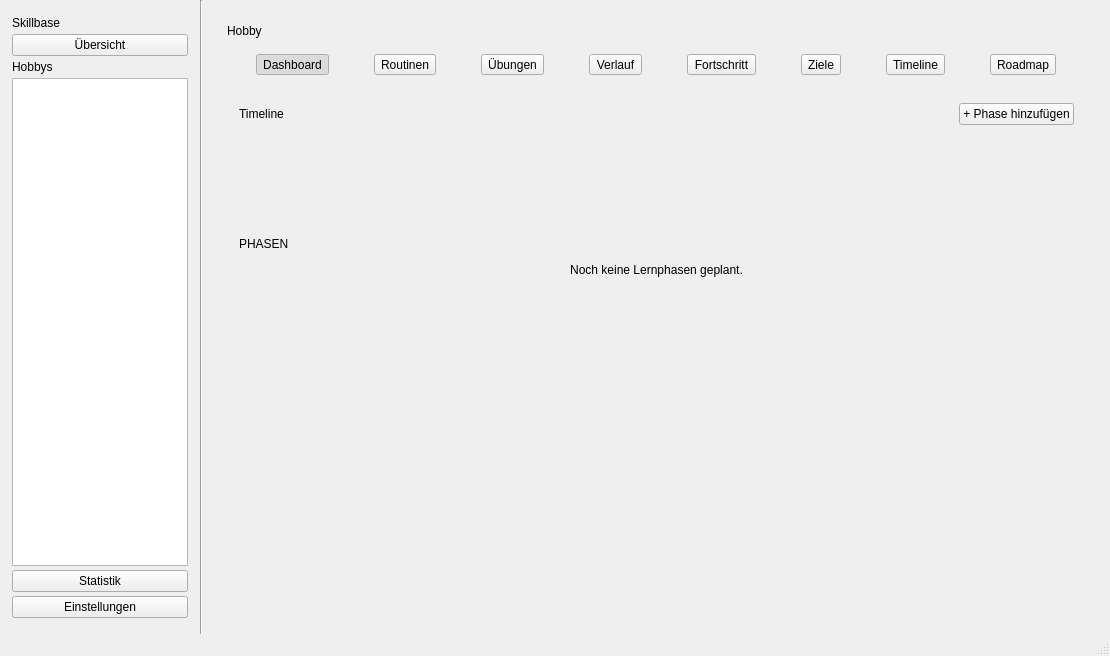
<?xml version="1.0" encoding="UTF-8"?>
<ui version="4.0">
 <class>MainWindow</class>
 <widget class="QMainWindow" name="MainWindow">
  <property name="geometry">
   <rect>
    <x>0</x>
    <y>0</y>
    <width>1110</width>
    <height>656</height>
   </rect>
  </property>
  <property name="windowTitle">
   <string>Skillbase</string>
  </property>
  <widget class="QWidget" name="centralwidget">
   <layout class="QHBoxLayout" name="horizontalLayout_9">
    <property name="spacing">
     <number>0</number>
    </property>
    <property name="leftMargin">
     <number>0</number>
    </property>
    <property name="topMargin">
     <number>0</number>
    </property>
    <property name="rightMargin">
     <number>0</number>
    </property>
    <property name="bottomMargin">
     <number>0</number>
    </property>
    <item>
     <widget class="QWidget" name="sidebar" native="true">
      <property name="minimumSize">
       <size>
        <width>200</width>
        <height>0</height>
       </size>
      </property>
      <property name="maximumSize">
       <size>
        <width>200</width>
        <height>16777215</height>
       </size>
      </property>
      <layout class="QVBoxLayout" name="verticalLayout_2">
       <property name="spacing">
        <number>4</number>
       </property>
       <property name="leftMargin">
        <number>12</number>
       </property>
       <property name="topMargin">
        <number>16</number>
       </property>
       <property name="rightMargin">
        <number>12</number>
       </property>
       <property name="bottomMargin">
        <number>16</number>
       </property>
       <item>
        <widget class="QLabel" name="label">
         <property name="text">
          <string>Skillbase</string>
         </property>
        </widget>
       </item>
       <item>
        <widget class="QPushButton" name="dashboardButton">
         <property name="text">
          <string>Übersicht</string>
         </property>
        </widget>
       </item>
       <item>
        <widget class="QLabel" name="label_3">
         <property name="text">
          <string>Hobbys</string>
         </property>
        </widget>
       </item>
       <item>
        <widget class="QListWidget" name="hobbyList"/>
       </item>
       <item>
        <widget class="QPushButton" name="statisticsButton">
         <property name="text">
          <string>Statistik</string>
         </property>
        </widget>
       </item>
       <item>
        <widget class="QPushButton" name="settingsButton">
         <property name="text">
          <string>Einstellungen</string>
         </property>
        </widget>
       </item>
      </layout>
     </widget>
    </item>
    <item>
     <widget class="Line" name="line">
      <property name="orientation">
       <enum>Qt::Orientation::Vertical</enum>
      </property>
     </widget>
    </item>
    <item>
     <widget class="QWidget" name="content" native="true">
      <property name="sizePolicy">
       <sizepolicy hsizetype="Expanding" vsizetype="Preferred">
        <horstretch>0</horstretch>
        <verstretch>0</verstretch>
       </sizepolicy>
      </property>
      <layout class="QVBoxLayout" name="contentLayout">
       <property name="spacing">
        <number>0</number>
       </property>
       <property name="leftMargin">
        <number>0</number>
       </property>
       <property name="topMargin">
        <number>0</number>
       </property>
       <property name="rightMargin">
        <number>0</number>
       </property>
       <property name="bottomMargin">
        <number>0</number>
       </property>
       <item>
        <widget class="QStackedWidget" name="pageStack">
         <property name="currentIndex">
          <number>1</number>
         </property>
         <widget class="QWidget" name="dashboardPage">
          <layout class="QVBoxLayout" name="dashboardPageLayout">
           <property name="spacing">
            <number>16</number>
           </property>
           <property name="leftMargin">
            <number>24</number>
           </property>
           <property name="topMargin">
            <number>24</number>
           </property>
           <property name="rightMargin">
            <number>24</number>
           </property>
           <property name="bottomMargin">
            <number>24</number>
           </property>
           <item>
            <widget class="QLabel" name="label_2">
             <property name="text">
              <string>Dashboard</string>
             </property>
            </widget>
           </item>
           <item>
            <layout class="QGridLayout" name="dashboardCardsLayout">
             <property name="spacing">
              <number>16</number>
             </property>
             <item row="0" column="0">
              <widget class="QGroupBox" name="todayCard">
               <property name="title">
                <string>Heute</string>
               </property>
               <layout class="QVBoxLayout" name="todayCardLayout">
                <item>
                 <widget class="QLabel" name="todayLabel">
                  <property name="text">
                   <string>Keine Aufgaben für heute.</string>
                  </property>
                  <property name="wordWrap">
                   <bool>true</bool>
                  </property>
                 </widget>
                </item>
               </layout>
              </widget>
             </item>
             <item row="0" column="1">
              <widget class="QGroupBox" name="goalsCard">
               <property name="title">
                <string>Ziele</string>
               </property>
               <layout class="QVBoxLayout" name="goalsCardLayout">
                <item>
                 <widget class="QLabel" name="goalsSummaryLabel">
                  <property name="text">
                   <string>Keine aktiven Ziele.</string>
                  </property>
                  <property name="wordWrap">
                   <bool>true</bool>
                  </property>
                 </widget>
                </item>
               </layout>
              </widget>
             </item>
             <item row="1" column="0" colspan="2">
              <widget class="QGroupBox" name="progressCard">
               <property name="title">
                <string>Fortschritt</string>
               </property>
               <layout class="QVBoxLayout" name="progressCardLayout">
                <item>
                 <widget class="QLabel" name="progressSummaryLabel">
                  <property name="text">
                   <string>Noch keine Fortschrittsdaten vorhanden.</string>
                  </property>
                  <property name="alignment">
                   <set>Qt::AlignmentFlag::AlignCenter</set>
                  </property>
                 </widget>
                </item>
               </layout>
              </widget>
             </item>
             <item row="2" column="0" colspan="2">
              <widget class="QGroupBox" name="recentActivityCard">
               <property name="title">
                <string>Letzte Aktivität</string>
               </property>
               <layout class="QVBoxLayout" name="recentActivityCardLayout">
                <item>
                 <widget class="QListWidget" name="recentActivityList"/>
                </item>
               </layout>
              </widget>
             </item>
            </layout>
           </item>
          </layout>
         </widget>
         <widget class="QWidget" name="hobbyPage">
          <property name="sizePolicy">
           <sizepolicy hsizetype="MinimumExpanding" vsizetype="Preferred">
            <horstretch>0</horstretch>
            <verstretch>0</verstretch>
           </sizepolicy>
          </property>
          <layout class="QVBoxLayout" name="hobbyPageLayout">
           <property name="spacing">
            <number>16</number>
           </property>
           <property name="leftMargin">
            <number>24</number>
           </property>
           <property name="topMargin">
            <number>24</number>
           </property>
           <property name="rightMargin">
            <number>24</number>
           </property>
           <property name="bottomMargin">
            <number>24</number>
           </property>
           <item>
            <widget class="QLabel" name="hobbyLabel">
             <property name="text">
              <string>Hobby</string>
             </property>
            </widget>
           </item>
           <item>
            <layout class="QHBoxLayout" name="hobbyNavigation">
             <property name="sizeConstraint">
              <enum>QLayout::SizeConstraint::SetDefaultConstraint</enum>
             </property>
             <item>
              <widget class="QToolButton" name="dashboardTab">
               <property name="text">
                <string>Dashboard</string>
               </property>
               <property name="checkable">
                <bool>true</bool>
               </property>
               <property name="checked">
                <bool>true</bool>
               </property>
               <property name="autoExclusive">
                <bool>true</bool>
               </property>
              </widget>
             </item>
             <item>
              <widget class="QToolButton" name="routinesTab">
               <property name="text">
                <string>Routinen</string>
               </property>
               <property name="checkable">
                <bool>true</bool>
               </property>
               <property name="autoExclusive">
                <bool>true</bool>
               </property>
              </widget>
             </item>
             <item>
              <widget class="QToolButton" name="exercisesTab">
               <property name="text">
                <string>Übungen</string>
               </property>
               <property name="checkable">
                <bool>true</bool>
               </property>
               <property name="autoExclusive">
                <bool>true</bool>
               </property>
              </widget>
             </item>
             <item>
              <widget class="QToolButton" name="historyTab">
               <property name="text">
                <string>Verlauf</string>
               </property>
               <property name="checkable">
                <bool>true</bool>
               </property>
               <property name="autoExclusive">
                <bool>true</bool>
               </property>
              </widget>
             </item>
             <item>
              <widget class="QToolButton" name="progressTab">
               <property name="text">
                <string>Fortschritt</string>
               </property>
               <property name="checkable">
                <bool>true</bool>
               </property>
               <property name="autoExclusive">
                <bool>true</bool>
               </property>
              </widget>
             </item>
             <item>
              <widget class="QToolButton" name="goalsTab">
               <property name="text">
                <string>Ziele</string>
               </property>
               <property name="checkable">
                <bool>true</bool>
               </property>
               <property name="autoExclusive">
                <bool>true</bool>
               </property>
              </widget>
             </item>
             <item>
              <widget class="QToolButton" name="timelineTab">
               <property name="text">
                <string>Timeline</string>
               </property>
               <property name="checkable">
                <bool>true</bool>
               </property>
               <property name="autoExclusive">
                <bool>true</bool>
               </property>
              </widget>
             </item>
             <item>
              <widget class="QToolButton" name="roadmapTab">
               <property name="text">
                <string>Roadmap</string>
               </property>
               <property name="checkable">
                <bool>true</bool>
               </property>
               <property name="autoExclusive">
                <bool>true</bool>
               </property>
              </widget>
             </item>
            </layout>
           </item>
           <item>
            <widget class="QStackedWidget" name="hobbyPageStack">
             <property name="currentIndex">
              <number>2</number>
             </property>
             <widget class="QWidget" name="dashboardHobbyPage">
              <layout class="QGridLayout" name="dashboardHobbyPageLayout">
               <item row="0" column="0">
                <widget class="QGroupBox" name="hobbyTodayCard">
                 <property name="title">
                  <string>Heute</string>
                 </property>
                 <layout class="QVBoxLayout" name="hobbyTodayCardLayout">
                  <item>
                   <widget class="QLabel" name="hobbyTodayLabel">
                    <property name="text">
                     <string>Keine Aktivitäten für heute.</string>
                    </property>
                    <property name="wordWrap">
                     <bool>true</bool>
                    </property>
                   </widget>
                  </item>
                 </layout>
                </widget>
               </item>
               <item row="0" column="1">
                <widget class="QGroupBox" name="hobbyGoalsCard">
                 <property name="title">
                  <string>Ziele</string>
                 </property>
                 <layout class="QVBoxLayout" name="hobbyGoalsCardLayout">
                  <item>
                   <widget class="QLabel" name="hobbyGoalsSummaryLabel">
                    <property name="text">
                     <string>Keine aktiven Ziele.</string>
                    </property>
                    <property name="wordWrap">
                     <bool>true</bool>
                    </property>
                   </widget>
                  </item>
                 </layout>
                </widget>
               </item>
               <item row="1" column="0" colspan="2">
                <widget class="QGroupBox" name="hobbyProgressCard">
                 <property name="title">
                  <string>Fortschritt</string>
                 </property>
                 <layout class="QVBoxLayout" name="hobbyProgressCardLayout">
                  <item>
                   <widget class="QLabel" name="hobbyProgressSummaryLabel">
                    <property name="text">
                     <string>Noch keine Fortschrittsdaten vorhanden.</string>
                    </property>
                    <property name="wordWrap">
                     <bool>true</bool>
                    </property>
                   </widget>
                  </item>
                 </layout>
                </widget>
               </item>
               <item row="2" column="0">
                <widget class="QGroupBox" name="hobbyRecentActivityCard">
                 <property name="title">
                  <string>Letzte Aktivität</string>
                 </property>
                 <layout class="QVBoxLayout" name="hobbyRecentActivityCardLayout">
                  <item>
                   <widget class="QListWidget" name="hobbyRecentActivityList"/>
                  </item>
                 </layout>
                </widget>
               </item>
               <item row="2" column="1">
                <widget class="QGroupBox" name="hobbyNotesCard">
                 <property name="title">
                  <string>Notizen</string>
                 </property>
                 <layout class="QVBoxLayout" name="hobbyNotesCardLayout">
                  <item>
                   <widget class="QPlainTextEdit" name="hobbyNotesTextEdit">
                    <property name="placeholderText">
                     <string>Notizen zu diesem Hobby...</string>
                    </property>
                   </widget>
                  </item>
                 </layout>
                </widget>
               </item>
              </layout>
             </widget>
             <widget class="QWidget" name="roadmapPage">
              <layout class="QVBoxLayout" name="roadmapPageLayout">
               <property name="spacing">
                <number>12</number>
               </property>
               <property name="leftMargin">
                <number>12</number>
               </property>
               <property name="topMargin">
                <number>12</number>
               </property>
               <property name="rightMargin">
                <number>12</number>
               </property>
               <property name="bottomMargin">
                <number>12</number>
               </property>
               <item>
                <layout class="QHBoxLayout" name="roadmapHeaderLayout">
                 <item>
                  <widget class="QLabel" name="roadmapHeaderLabel">
                   <property name="text">
                    <string>Roadmap</string>
                   </property>
                  </widget>
                 </item>
                 <item>
                  <spacer name="roadmapHeaderSpacer">
                   <property name="orientation">
                    <enum>Qt::Orientation::Horizontal</enum>
                   </property>
                   <property name="sizeHint" stdset="0">
                    <size>
                     <width>0</width>
                     <height>0</height>
                    </size>
                   </property>
                  </spacer>
                 </item>
                 <item>
                  <widget class="QPushButton" name="addRoadmapGoalButton">
                   <property name="text">
                    <string>+ Neues Ziel</string>
                   </property>
                  </widget>
                 </item>
                </layout>
               </item>
               <item>
                <layout class="QHBoxLayout" name="roadmapViewToggleLayout">
                 <item>
                  <widget class="QToolButton" name="roadmapTreeViewButton">
                   <property name="text">
                    <string>Tree</string>
                   </property>
                   <property name="checkable">
                    <bool>true</bool>
                   </property>
                   <property name="checked">
                    <bool>true</bool>
                   </property>
                   <property name="autoExclusive">
                    <bool>true</bool>
                   </property>
                  </widget>
                 </item>
                 <item>
                  <widget class="QToolButton" name="roadmapDiagramViewButton">
                   <property name="text">
                    <string>Diagram</string>
                   </property>
                   <property name="checkable">
                    <bool>true</bool>
                   </property>
                   <property name="autoExclusive">
                    <bool>true</bool>
                   </property>
                  </widget>
                 </item>
                 <item>
                  <spacer name="roadmapViewToggleSpacer">
                   <property name="orientation">
                    <enum>Qt::Orientation::Horizontal</enum>
                   </property>
                   <property name="sizeHint" stdset="0">
                    <size>
                     <width>0</width>
                     <height>0</height>
                    </size>
                   </property>
                  </spacer>
                 </item>
                </layout>
               </item>
               <item>
                <widget class="QSplitter" name="roadmapSplitter">
                 <property name="orientation">
                  <enum>Qt::Orientation::Horizontal</enum>
                 </property>
                 <property name="childrenCollapsible">
                  <bool>false</bool>
                 </property>
                 <widget class="QStackedWidget" name="roadmapViewStack">
                  <property name="currentIndex">
                   <number>0</number>
                  </property>
                  <widget class="QWidget" name="roadmapTreePage">
                   <layout class="QVBoxLayout" name="roadmapTreePageLayout">
                    <property name="leftMargin">
                     <number>0</number>
                    </property>
                    <property name="topMargin">
                     <number>0</number>
                    </property>
                    <property name="rightMargin">
                     <number>0</number>
                    </property>
                    <property name="bottomMargin">
                     <number>0</number>
                    </property>
                    <item>
                     <widget class="QTreeWidget" name="roadmapTreeWidget">
                      <property name="contextMenuPolicy">
                       <enum>Qt::ContextMenuPolicy::CustomContextMenu</enum>
                      </property>
                      <property name="headerHidden">
                       <bool>true</bool>
                      </property>
                      <column>
                       <property name="text">
                        <string>Ziel</string>
                       </property>
                      </column>
                     </widget>
                    </item>
                   </layout>
                  </widget>
                  <widget class="QWidget" name="roadmapDiagramPage">
                   <layout class="QVBoxLayout" name="roadmapDiagramPageLayout">
                    <property name="leftMargin">
                     <number>0</number>
                    </property>
                    <property name="topMargin">
                     <number>0</number>
                    </property>
                    <property name="rightMargin">
                     <number>0</number>
                    </property>
                    <property name="bottomMargin">
                     <number>0</number>
                    </property>
                    <item>
                     <widget class="QWidget" name="roadmapDiagramWidget" native="true">
                      <property name="toolTip">
                       <string>Hierarchie-Diagramm – wird per C++ gezeichnet</string>
                      </property>
                     </widget>
                    </item>
                   </layout>
                  </widget>
                 </widget>
                 <widget class="QWidget" name="roadmapInfoPanel" native="true">
                  <property name="minimumSize">
                   <size>
                    <width>200</width>
                    <height>0</height>
                   </size>
                  </property>
                  <property name="maximumSize">
                   <size>
                    <width>260</width>
                    <height>16777215</height>
                   </size>
                  </property>
                  <layout class="QVBoxLayout" name="roadmapInfoLayout">
                   <property name="spacing">
                    <number>6</number>
                   </property>
                   <item>
                    <widget class="QLabel" name="roadmapInfoTitle">
                     <property name="text">
                      <string>Informationen</string>
                     </property>
                    </widget>
                   </item>
                   <item>
                    <widget class="QFrame" name="roadmapInfoSeparator">
                     <property name="frameShape">
                      <enum>QFrame::Shape::HLine</enum>
                     </property>
                    </widget>
                   </item>
                   <item>
                    <widget class="QLabel" name="roadmapInfoNameLabel">
                     <property name="text">
                      <string/>
                     </property>
                     <property name="wordWrap">
                      <bool>true</bool>
                     </property>
                    </widget>
                   </item>
                   <item>
                    <widget class="QLabel" name="roadmapInfoStatusHeader">
                     <property name="text">
                      <string>Status</string>
                     </property>
                    </widget>
                   </item>
                   <item>
                    <widget class="QLabel" name="roadmapInfoStatusLabel">
                     <property name="text">
                      <string/>
                     </property>
                    </widget>
                   </item>
                   <item>
                    <widget class="QLabel" name="roadmapInfoDescriptionHeader">
                     <property name="text">
                      <string>Beschreibung</string>
                     </property>
                    </widget>
                   </item>
                   <item>
                    <widget class="QLabel" name="roadmapInfoDescriptionLabel">
                     <property name="text">
                      <string/>
                     </property>
                     <property name="alignment">
                      <set>Qt::AlignmentFlag::AlignLeading|Qt::AlignmentFlag::AlignLeft|Qt::AlignmentFlag::AlignTop</set>
                     </property>
                     <property name="wordWrap">
                      <bool>true</bool>
                     </property>
                    </widget>
                   </item>
                   <item>
                    <widget class="QLabel" name="roadmapInfoParentHeader">
                     <property name="text">
                      <string>Übergeordnetes Ziel</string>
                     </property>
                    </widget>
                   </item>
                   <item>
                    <widget class="QLabel" name="roadmapInfoParentLabel">
                     <property name="text">
                      <string/>
                     </property>
                    </widget>
                   </item>
                   <item>
                    <spacer name="roadmapInfoSpacer">
                     <property name="orientation">
                      <enum>Qt::Orientation::Vertical</enum>
                     </property>
                     <property name="sizeHint" stdset="0">
                      <size>
                       <width>0</width>
                       <height>0</height>
                      </size>
                     </property>
                    </spacer>
                   </item>
                  </layout>
                 </widget>
                </widget>
               </item>
              </layout>
             </widget>
             <widget class="QWidget" name="timelinePage">
              <layout class="QVBoxLayout" name="timelinePageLayout">
               <property name="spacing">
                <number>12</number>
               </property>
               <property name="leftMargin">
                <number>12</number>
               </property>
               <property name="topMargin">
                <number>12</number>
               </property>
               <property name="rightMargin">
                <number>12</number>
               </property>
               <property name="bottomMargin">
                <number>12</number>
               </property>
               <item>
                <layout class="QHBoxLayout" name="timelineHeaderLayout">
                 <item>
                  <widget class="QLabel" name="timelineHeaderLabel">
                   <property name="text">
                    <string>Timeline</string>
                   </property>
                  </widget>
                 </item>
                 <item>
                  <spacer name="timelineHeaderSpacer">
                   <property name="orientation">
                    <enum>Qt::Orientation::Horizontal</enum>
                   </property>
                   <property name="sizeHint" stdset="0">
                    <size>
                     <width>0</width>
                     <height>0</height>
                    </size>
                   </property>
                  </spacer>
                 </item>
                 <item>
                  <widget class="QPushButton" name="addTimelinePhaseButton">
                   <property name="text">
                    <string>+ Phase hinzufügen</string>
                   </property>
                  </widget>
                 </item>
                </layout>
               </item>
               <item>
                <widget class="TimelineBarWidget" name="timelineBarWidget" native="true">
                 <property name="minimumSize">
                  <size>
                   <width>0</width>
                   <height>88</height>
                  </size>
                 </property>
                 <property name="maximumSize">
                  <size>
                   <width>16777215</width>
                   <height>88</height>
                  </size>
                 </property>
                 <property name="toolTip">
                  <string>Lernphasen chronologisch, Breite entspricht der Dauer · Lücken zeigen Pausen · Farbe entspricht dem Hobby</string>
                 </property>
                </widget>
               </item>
               <item>
                <widget class="QLabel" name="timelinePhasesHeaderLabel">
                 <property name="text">
                  <string>PHASEN</string>
                 </property>
                </widget>
               </item>
               <item>
                <widget class="QScrollArea" name="timelinePhaseScrollArea">
                 <property name="frameShape">
                  <enum>QFrame::Shape::NoFrame</enum>
                 </property>
                 <property name="widgetResizable">
                  <bool>true</bool>
                 </property>
                 <widget class="QWidget" name="timelinePhasesWidget">
                  <property name="geometry">
                   <rect>
                    <x>0</x>
                    <y>0</y>
                    <width>835</width>
                    <height>379</height>
                   </rect>
                  </property>
                  <layout class="QVBoxLayout" name="timelinePhasesLayout">
                   <property name="spacing">
                    <number>12</number>
                   </property>
                   <property name="leftMargin">
                    <number>0</number>
                   </property>
                   <property name="topMargin">
                    <number>0</number>
                   </property>
                   <property name="rightMargin">
                    <number>0</number>
                   </property>
                   <property name="bottomMargin">
                    <number>0</number>
                   </property>
                   <item>
                    <widget class="QLabel" name="timelineEmptyLabel">
                     <property name="text">
                      <string>Noch keine Lernphasen geplant.</string>
                     </property>
                     <property name="alignment">
                      <set>Qt::AlignmentFlag::AlignCenter</set>
                     </property>
                    </widget>
                   </item>
                   <item>
                    <spacer name="timelinePhasesSpacer">
                     <property name="orientation">
                      <enum>Qt::Orientation::Vertical</enum>
                     </property>
                     <property name="sizeHint" stdset="0">
                      <size>
                       <width>0</width>
                       <height>0</height>
                      </size>
                     </property>
                    </spacer>
                   </item>
                  </layout>
                 </widget>
                </widget>
               </item>
              </layout>
             </widget>
             <widget class="QWidget" name="routinesPage">
              <layout class="QVBoxLayout" name="routinesPageLayout">
               <item>
                <widget class="QListWidget" name="routineList"/>
               </item>
               <item>
                <widget class="QPushButton" name="addRoutineButton">
                 <property name="text">
                  <string>+ Routine hinzufügen</string>
                 </property>
                </widget>
               </item>
              </layout>
             </widget>
             <widget class="QWidget" name="exercisesPage">
              <layout class="QVBoxLayout" name="exercisesPageLayout">
               <property name="spacing">
                <number>12</number>
               </property>
               <property name="leftMargin">
                <number>12</number>
               </property>
               <property name="topMargin">
                <number>12</number>
               </property>
               <property name="rightMargin">
                <number>12</number>
               </property>
               <property name="bottomMargin">
                <number>12</number>
               </property>
               <item>
                <layout class="QHBoxLayout" name="exercisesHeaderLayout">
                 <item>
                  <widget class="QLabel" name="exercisesHeaderLabel">
                   <property name="text">
                    <string>Übungen</string>
                   </property>
                  </widget>
                 </item>
                 <item>
                  <spacer name="exercisesHeaderSpacer">
                   <property name="orientation">
                    <enum>Qt::Orientation::Horizontal</enum>
                   </property>
                  </spacer>
                 </item>
                 <item>
                  <widget class="QPushButton" name="addExerciseButton">
                   <property name="text">
                    <string>+ Übung</string>
                   </property>
                  </widget>
                 </item>
                </layout>
               </item>
               <item>
                <layout class="QHBoxLayout" name="exercisesFilterLayout">
                 <item>
                  <widget class="QLineEdit" name="exerciseSearchLineEdit">
                   <property name="placeholderText">
                    <string>🔍 Übungen suchen...</string>
                   </property>
                  </widget>
                 </item>
                 <item>
                  <widget class="QComboBox" name="exerciseCategoryComboBox">
                   <item>
                    <property name="text">
                     <string>Alle Kategorien</string>
                    </property>
                   </item>
                  </widget>
                 </item>
                 <item>
                  <widget class="QPushButton" name="manageCategoriesButton">
                   <property name="text">
                    <string>Kategorien verwalten</string>
                   </property>
                  </widget>
                 </item>
                </layout>
               </item>
               <item>
                <widget class="QScrollArea" name="exerciseScrollArea">
                 <property name="frameShape">
                  <enum>QFrame::Shape::NoFrame</enum>
                 </property>
                 <property name="widgetResizable">
                  <bool>true</bool>
                 </property>
                 <widget class="QWidget" name="exerciseCardsWidget">
                  <property name="geometry">
                   <rect>
                    <x>0</x>
                    <y>0</y>
                    <width>100</width>
                    <height>30</height>
                   </rect>
                  </property>
                  <layout class="QGridLayout" name="exerciseCardsLayout">
                   <property name="leftMargin">
                    <number>0</number>
                   </property>
                   <property name="topMargin">
                    <number>0</number>
                   </property>
                   <property name="rightMargin">
                    <number>0</number>
                   </property>
                   <property name="bottomMargin">
                    <number>0</number>
                   </property>
                   <property name="spacing">
                    <number>12</number>
                   </property>
                  </layout>
                 </widget>
                </widget>
               </item>
              </layout>
             </widget>
             <widget class="QWidget" name="historyPage">
              <layout class="QVBoxLayout" name="historyPageLayout">
               <property name="spacing">
                <number>16</number>
               </property>
               <property name="leftMargin">
                <number>12</number>
               </property>
               <property name="topMargin">
                <number>12</number>
               </property>
               <property name="rightMargin">
                <number>12</number>
               </property>
               <property name="bottomMargin">
                <number>12</number>
               </property>
               <item>
                <layout class="QVBoxLayout" name="historyHeaderLayout">
                 <property name="spacing">
                  <number>4</number>
                 </property>
                 <item>
                  <widget class="QLabel" name="historyHeaderLabel">
                   <property name="text">
                    <string>Verlauf</string>
                   </property>
                  </widget>
                 </item>
                 <item>
                  <widget class="QLabel" name="historyHeaderDescriptionLabel">
                   <property name="text">
                    <string>Deine bisherigen Aktivitäten</string>
                   </property>
                  </widget>
                 </item>
                </layout>
               </item>
               <item>
                <layout class="QHBoxLayout" name="historyToolbarLayout">
                 <item>
                  <widget class="QToolButton" name="historyFilterAllButton">
                   <property name="text">
                    <string>Alle</string>
                   </property>
                   <property name="checkable">
                    <bool>true</bool>
                   </property>
                   <property name="checked">
                    <bool>true</bool>
                   </property>
                   <property name="autoExclusive">
                    <bool>true</bool>
                   </property>
                  </widget>
                 </item>
                 <item>
                  <widget class="QToolButton" name="historyFilterExercisesButton">
                   <property name="text">
                    <string>Übungen</string>
                   </property>
                   <property name="checkable">
                    <bool>true</bool>
                   </property>
                   <property name="autoExclusive">
                    <bool>true</bool>
                   </property>
                  </widget>
                 </item>
                 <item>
                  <widget class="QToolButton" name="historyFilterRoutinesButton">
                   <property name="text">
                    <string>Routinen</string>
                   </property>
                   <property name="checkable">
                    <bool>true</bool>
                   </property>
                   <property name="autoExclusive">
                    <bool>true</bool>
                   </property>
                  </widget>
                 </item>
                 <item>
                  <spacer name="historyToolbarSpacer">
                   <property name="orientation">
                    <enum>Qt::Orientation::Horizontal</enum>
                   </property>
                  </spacer>
                 </item>
                 <item>
                  <widget class="QLineEdit" name="historySearchLineEdit">
                   <property name="maximumSize">
                    <size>
                     <width>240</width>
                     <height>16777215</height>
                    </size>
                   </property>
                   <property name="placeholderText">
                    <string>🔍 Verlauf durchsuchen...</string>
                   </property>
                  </widget>
                 </item>
                </layout>
               </item>
               <item>
                <widget class="QScrollArea" name="historyScrollArea">
                 <property name="frameShape">
                  <enum>QFrame::Shape::NoFrame</enum>
                 </property>
                 <property name="widgetResizable">
                  <bool>true</bool>
                 </property>
                 <widget class="QWidget" name="historyEntriesWidget">
                  <property name="geometry">
                   <rect>
                    <x>0</x>
                    <y>0</y>
                    <width>98</width>
                    <height>128</height>
                   </rect>
                  </property>
                  <layout class="QVBoxLayout" name="historyEntriesLayout">
                   <property name="spacing">
                    <number>16</number>
                   </property>
                   <property name="leftMargin">
                    <number>0</number>
                   </property>
                   <property name="topMargin">
                    <number>0</number>
                   </property>
                   <property name="rightMargin">
                    <number>0</number>
                   </property>
                   <property name="bottomMargin">
                    <number>0</number>
                   </property>
                   <item>
                    <widget class="QLabel" name="historyEmptyStateLabel">
                     <property name="text">
                      <string>Noch keine Aktivitäten

Sobald du eine Übung oder Routine ausführst, erscheint sie hier.</string>
                     </property>
                     <property name="alignment">
                      <set>Qt::AlignmentFlag::AlignCenter</set>
                     </property>
                     <property name="wordWrap">
                      <bool>true</bool>
                     </property>
                    </widget>
                   </item>
                   <item>
                    <spacer name="historyEntriesSpacer">
                     <property name="orientation">
                      <enum>Qt::Orientation::Vertical</enum>
                     </property>
                    </spacer>
                   </item>
                  </layout>
                 </widget>
                </widget>
               </item>
              </layout>
             </widget>
             <widget class="QWidget" name="progressPage">
              <layout class="QVBoxLayout" name="progressPageLayout">
               <item>
                <widget class="QLabel" name="progressPlaceholderLabel">
                 <property name="text">
                  <string>Fortschrittsdiagramm folgt, sobald Übungs-Logs vorhanden sind.</string>
                 </property>
                 <property name="alignment">
                  <set>Qt::AlignmentFlag::AlignCenter</set>
                 </property>
                </widget>
               </item>
              </layout>
             </widget>
             <widget class="QWidget" name="goalsPage">
              <layout class="QVBoxLayout" name="goalsPageLayout">
               <item>
                <widget class="QListWidget" name="goalList"/>
               </item>
               <item>
                <widget class="QPushButton" name="addGoalButton">
                 <property name="text">
                  <string>+ Ziel hinzufügen</string>
                 </property>
                </widget>
               </item>
              </layout>
             </widget>
            </widget>
           </item>
          </layout>
         </widget>
         <widget class="QWidget" name="settingsPage">
          <layout class="QVBoxLayout" name="settingsPageLayout">
           <property name="spacing">
            <number>16</number>
           </property>
           <property name="leftMargin">
            <number>24</number>
           </property>
           <property name="topMargin">
            <number>24</number>
           </property>
           <property name="rightMargin">
            <number>24</number>
           </property>
           <property name="bottomMargin">
            <number>24</number>
           </property>
           <item>
            <widget class="QLabel" name="label_5">
             <property name="text">
              <string>Settings</string>
             </property>
            </widget>
           </item>
           <item>
            <spacer name="settingsPageSpacer">
             <property name="orientation">
              <enum>Qt::Orientation::Vertical</enum>
             </property>
             <property name="sizeHint" stdset="0">
              <size>
               <width>0</width>
               <height>0</height>
              </size>
             </property>
            </spacer>
           </item>
          </layout>
         </widget>
         <widget class="QWidget" name="statisticsPage">
          <layout class="QVBoxLayout" name="statisticsPageLayout">
           <property name="spacing">
            <number>16</number>
           </property>
           <property name="leftMargin">
            <number>24</number>
           </property>
           <property name="topMargin">
            <number>24</number>
           </property>
           <property name="rightMargin">
            <number>24</number>
           </property>
           <property name="bottomMargin">
            <number>24</number>
           </property>
           <item>
            <widget class="QLabel" name="label_6">
             <property name="text">
              <string>Statistik</string>
             </property>
            </widget>
           </item>
           <item>
            <spacer name="statisticsPageSpacer">
             <property name="orientation">
              <enum>Qt::Orientation::Vertical</enum>
             </property>
             <property name="sizeHint" stdset="0">
              <size>
               <width>0</width>
               <height>0</height>
              </size>
             </property>
            </spacer>
           </item>
          </layout>
         </widget>
        </widget>
       </item>
      </layout>
     </widget>
    </item>
   </layout>
  </widget>
  <widget class="QStatusBar" name="statusbar"/>
 </widget>
 <customwidgets>
  <customwidget>
   <class>TimelineBarWidget</class>
   <extends>QWidget</extends>
   <header location="global">timelinebarwidget.h</header>
   <container>1</container>
  </customwidget>
 </customwidgets>
 <resources/>
 <connections/>
</ui>
